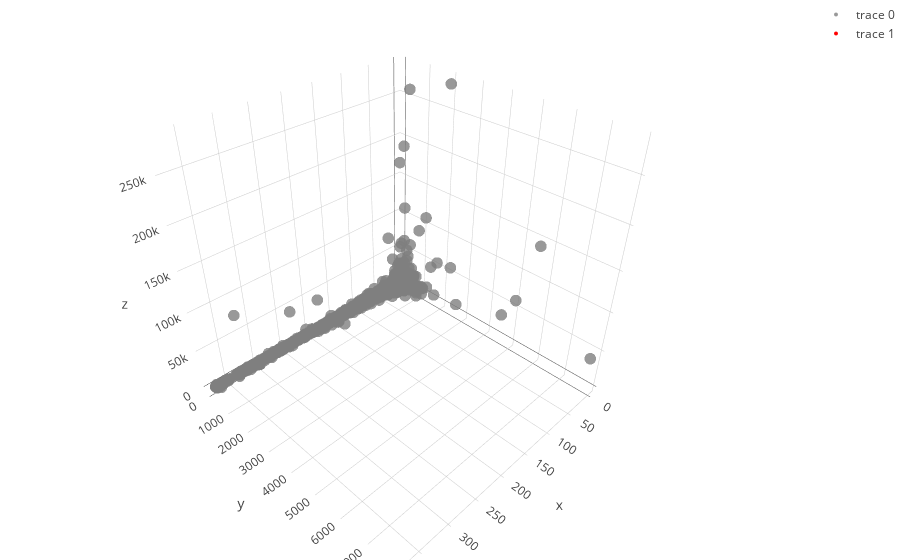

Notebook code cell kept with this figure:
### Code cell
import plotly.plotly as py
import plotly.graph_objs as go
from plotly.offline import download_plotlyjs, init_notebook_mode, plot, iplot
init_notebook_mode(connected=True)

trace1 = go.Scatter3d(
    x=raw_df.recency,
    y=raw_df.frequency,
    z=raw_df.monetary,
    mode='markers',
    marker=dict(
        size=4,
        color='rgb(127, 127, 127)',                # set color to an array/list of desired values
        colorscale='Viridis',   # choose a colorscale
        opacity=0.8
    )
)

trace2 = go.Scatter3d(
    x=clusters_x,
    y=clusters_y,
    z=clusters_z,
    mode='markers',
    marker=dict(
        size=4,
        color='red',                # set color to an array/list of desired values
        colorscale='Viridis',   # choose a colorscale
        opacity=1
    )
)


data = [trace1, trace2]
layout = go.Layout(
    margin=dict(
        l=0,
        r=0,
        b=0,
        t=0
    )
)
fig = go.Figure(data=data, layout=layout)
iplot(fig)

### Figure 1 — Plotly figure (JSON) as saved in the notebook; plotly's stock layout.template omitted (floating-point values rounded to 4 significant figures; data arrays with more than 128 entries replaced by an {"elided": "..."} marker saying what was removed)
{"data": [{"marker": {"color": "rgb(127, 127, 127)", "colorscale": "Viridis", "opacity": 0.8, "size": 4}, "mode": "markers", "type": "scatter3d", "uid": "bababbdf-5d1c-4075-b6a9-6a0d966160c1", "x": {"elided": "4339 int values"}, "y": {"elided": "4339 int values"}, "z": {"elided": "4339 float values"}}, {"marker": {"color": "red", "colorscale": "Viridis", "opacity": 1, "size": 4}, "mode": "markers", "type": "scatter3d", "uid": "68d91bc0-ac63-4e20-9e77-b43042bcd7b8", "x": [-0.5048, -0.9052, 1.558, -0.5637], "y": [0.02897, 18.68, -0.2812, 2.834], "z": [-0.02496, 14.32, -0.1718, 5.879]}], "layout": {"margin": {"b": 0, "l": 0, "r": 0, "t": 0}}}
